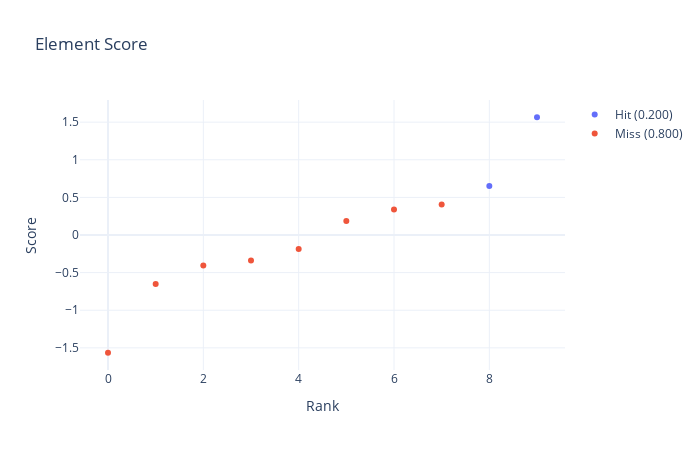
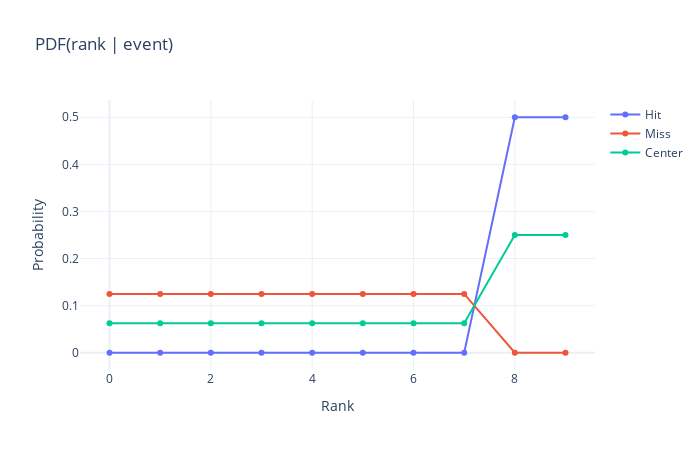
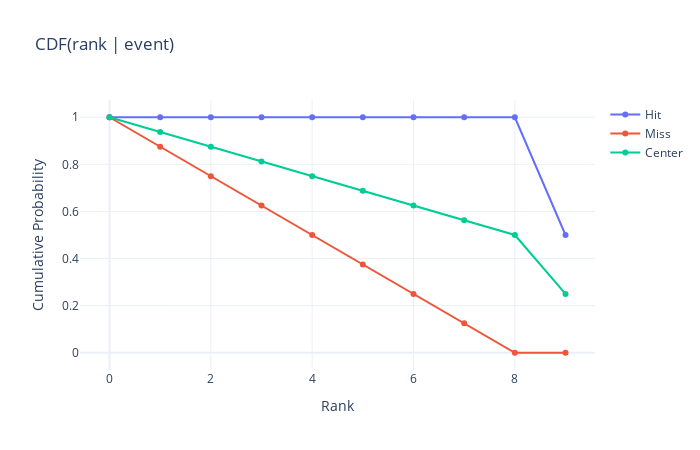
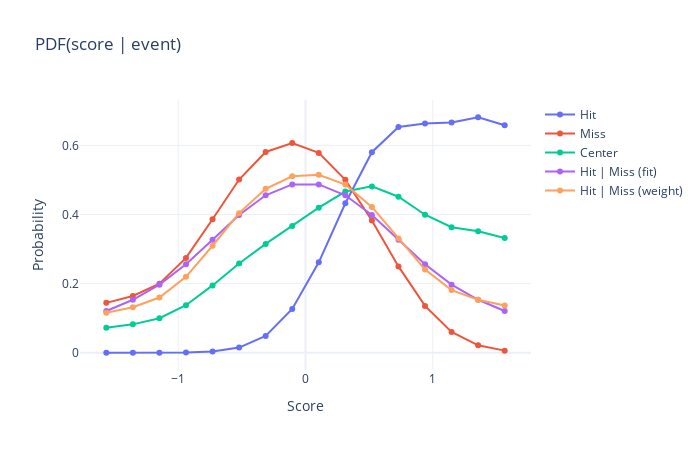

Source (notebook cell) for these figures, in order:
### Code cell
for sides in (
#     ("-"),
    ("+",),
#     ("-", "+"),
):

    for n_element in (10,):

        np.random.seed(seed=2012)

        element_score = np.random.normal(size=n_element // 2)
        
        element_score = pd.Series(
            np.sort(np.concatenate((element_score, -element_score))),
            index=("Element{}".format(i) for i in range(n_element)),
        )

        for n_skip in (0,):

            if n_skip < 1:

                n_skip = int(n_skip * n_element)

            for n_top in (2,):

                if n_top < 1:

                    n_top = int(n_top * n_element)

                for rate_top_hit in (1,):

                    if rate_top_hit < 1:

                        rate_top_hit = int(rate_top_hit * n_top)

                    print("n_element: {}".format(n_element))

                    print("n_skip: {}".format(n_skip))

                    print("n_top: {}".format(n_top))

                    print("rate_top_hit: {}".format(rate_top_hit))

                    set_elements_ = []

                    if "-" in sides:

                        set_elements_ += element_score.index[
                            n_skip : n_skip + n_top : rate_top_hit
                        ].tolist()

                    if "+" in sides:

                        set_elements_ += element_score.index[
                            -(n_skip + 1) : -(n_skip + 1 + n_top) : -rate_top_hit
                        ][::-1].tolist()

                    enrichment = kraft.compute_set_enrichment(
                        element_score,
                        set_elements_,
                        None,
                    )

### Figure 1 — Plotly figure (JSON) as saved in the notebook; plotly's stock layout.template omitted (floating-point values rounded to 4 significant figures)
{"data": [{"mode": "markers", "name": "Hit (0.200)", "text": ["Element8", "Element9"], "type": "scatter", "x": [8, 9], "y": [0.6519, 1.565]}, {"mode": "markers", "name": "Miss (0.800)", "text": ["Element0", "Element1", "Element2", "Element3", "Element4", "Element5", "Element6", "Element7"], "type": "scatter", "x": [0, 1, 2, 3, 4, 5, 6, 7], "y": [-1.565, -0.6519, -0.4045, -0.3393, -0.1857, 0.1857, 0.3393, 0.4045]}], "layout": {"height": 450, "title": {"text": "Element Score"}, "width": 700, "xaxis": {"autorange": true, "range": [-0.5876, 9.588], "title": {"text": "Rank"}, "type": "linear"}, "yaxis": {"autorange": true, "range": [-1.794, 1.794], "title": {"text": "Score"}, "type": "linear"}}}

### Figure 2 — Plotly figure (JSON) as saved in the notebook; plotly's stock layout.template omitted (floating-point values rounded to 4 significant figures)
{"data": [{"name": "Hit", "type": "scatter", "y": [0, 0, 0, 0, 0, 0, 0, 0, 0.5, 0.5]}, {"name": "Miss", "type": "scatter", "y": [0.125, 0.125, 0.125, 0.125, 0.125, 0.125, 0.125, 0.125, 0, 0]}, {"name": "Center", "type": "scatter", "y": [0.0625, 0.0625, 0.0625, 0.0625, 0.0625, 0.0625, 0.0625, 0.0625, 0.25, 0.25]}], "layout": {"height": 450, "title": {"text": "PDF(rank | event)"}, "width": 700, "xaxis": {"autorange": true, "range": [-0.5824, 9.582], "title": {"text": "Rank"}}, "yaxis": {"autorange": true, "range": [-0.03662, 0.5366], "title": {"text": "Probability"}, "type": "linear"}}}

### Figure 3 — Plotly figure (JSON) as saved in the notebook; plotly's stock layout.template omitted (floating-point values rounded to 4 significant figures)
{"data": [{"name": "Hit", "type": "scatter", "y": [1, 1, 1, 1, 1, 1, 1, 1, 1, 0.5]}, {"name": "Miss", "type": "scatter", "y": [1, 0.875, 0.75, 0.625, 0.5, 0.375, 0.25, 0.125, 0, 0]}, {"name": "Center", "type": "scatter", "y": [1, 0.9375, 0.875, 0.8125, 0.75, 0.6875, 0.625, 0.5625, 0.5, 0.25]}], "layout": {"height": 450, "title": {"text": "CDF(rank | event)"}, "width": 700, "xaxis": {"autorange": true, "range": [-0.5824, 9.582], "title": {"text": "Rank"}}, "yaxis": {"autorange": true, "range": [-0.07325, 1.073], "title": {"text": "Cumulative Probability"}, "type": "linear"}}}

### Figure 4 — Plotly figure (JSON) as saved in the notebook; plotly's stock layout.template omitted (floating-point values rounded to 4 significant figures)
{"data": [{"name": "Hit", "type": "scatter", "x": [-1.565, -1.356, -1.148, -0.9389, -0.7303, -0.5216, -0.313, -0.1043, 0.1043, 0.313, 0.5216, 0.7303, 0.9389, 1.148, 1.356, 1.565], "y": [2.793e-16, 2.793e-16, 8.704e-05, 0.0006929, 0.003613, 0.01491, 0.04873, 0.1266, 0.2617, 0.4327, 0.5804, 0.6534, 0.6634, 0.6665, 0.6816, 0.6583]}, {"name": "Miss", "type": "scatter", "x": [-1.565, -1.356, -1.148, -0.9389, -0.7303, -0.5216, -0.313, -0.1043, 0.1043, 0.313, 0.5216, 0.7303, 0.9389, 1.148, 1.356, 1.565], "y": [0.1444, 0.1644, 0.1997, 0.2745, 0.3862, 0.5014, 0.5811, 0.6067, 0.5783, 0.5004, 0.3826, 0.2498, 0.1356, 0.06001, 0.02144, 0.006136]}, {"name": "Center", "type": "scatter", "x": [-1.565, -1.356, -1.148, -0.9389, -0.7303, -0.5216, -0.313, -0.1043, 0.1043, 0.313, 0.5216, 0.7303, 0.9389, 1.148, 1.356, 1.565], "y": [0.07218, 0.08221, 0.09987, 0.1376, 0.1949, 0.2581, 0.3149, 0.3667, 0.42, 0.4666, 0.4815, 0.4516, 0.3995, 0.3632, 0.3515, 0.3322]}, {"name": "Hit | Miss (fit)", "type": "scatter", "x": [-1.565, -1.356, -1.148, -0.9389, -0.7303, -0.5216, -0.313, -0.1043, 0.1043, 0.313, 0.5216, 0.7303, 0.9389, 1.148, 1.356, 1.565], "y": [0.1207, 0.1533, 0.1971, 0.2563, 0.3273, 0.3986, 0.4558, 0.4872, 0.4872, 0.4558, 0.3986, 0.3273, 0.2563, 0.1971, 0.1533, 0.1207]}, {"name": "Hit | Miss (weight)", "type": "scatter", "x": [-1.565, -1.356, -1.148, -0.9389, -0.7303, -0.5216, -0.313, -0.1043, 0.1043, 0.313, 0.5216, 0.7303, 0.9389, 1.148, 1.356, 1.565], "y": [0.1155, 0.1315, 0.1597, 0.2197, 0.3097, 0.4041, 0.4746, 0.5107, 0.515, 0.4869, 0.4221, 0.3305, 0.2411, 0.1813, 0.1535, 0.1366]}], "layout": {"height": 450, "title": {"text": "PDF(score | event)"}, "width": 700, "xaxis": {"autorange": true, "range": [-1.771, 1.771], "title": {"text": "Score"}, "type": "linear"}, "yaxis": {"autorange": true, "range": [-0.04992, 0.7315], "title": {"text": "Probability"}, "type": "linear"}}}
